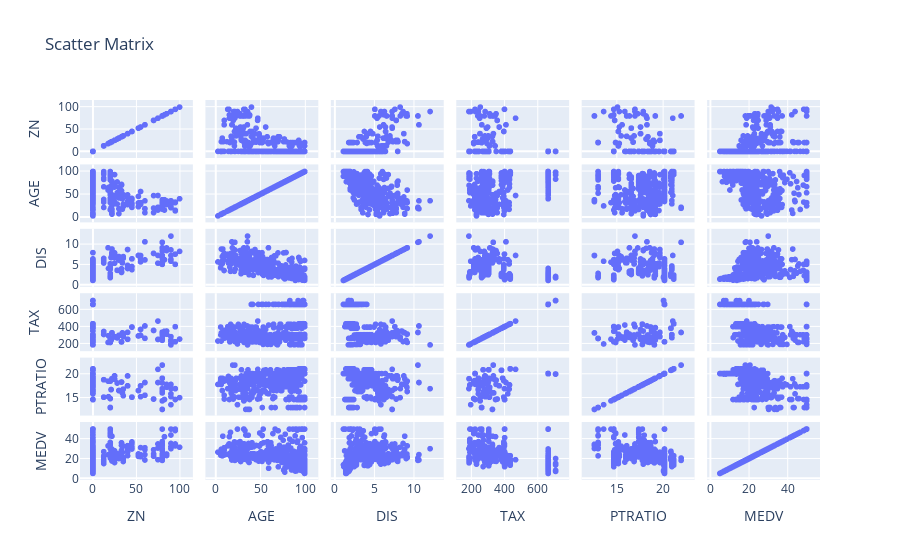

Write notebook code for a chart like this one.
### Code cell
fig = px.scatter_matrix(house, dimensions=['ZN', 'AGE', 'DIS', 'TAX', 'PTRATIO', 'MEDV'], title='Scatter Matrix')
fig.show()

### Figure 1 — Plotly figure (JSON) as saved in the notebook; plotly's stock layout.template omitted (floating-point values rounded to 4 significant figures; data arrays with more than 128 entries replaced by an {"elided": "..."} marker saying what was removed)
{"data": [{"dimensions": [{"axis": {"matches": true}, "label": "ZN", "values": {"elided": "506 float values"}}, {"axis": {"matches": true}, "label": "AGE", "values": {"elided": "506 float values"}}, {"axis": {"matches": true}, "label": "DIS", "values": {"elided": "506 float values"}}, {"axis": {"matches": true}, "label": "TAX", "values": {"elided": "506 int values"}}, {"axis": {"matches": true}, "label": "PTRATIO", "values": {"elided": "506 float values"}}, {"axis": {"matches": true}, "label": "MEDV", "values": {"elided": "506 float values"}}], "hovertemplate": "%{xaxis.title.text}=%{x}<br>%{yaxis.title.text}=%{y}<extra></extra>", "legendgroup": "", "marker": {"color": "#636efa", "symbol": "circle"}, "name": "", "showlegend": false, "type": "splom"}], "layout": {"dragmode": "select", "legend": {"tracegroupgap": 0}, "title": {"text": "Scatter Matrix"}}}
